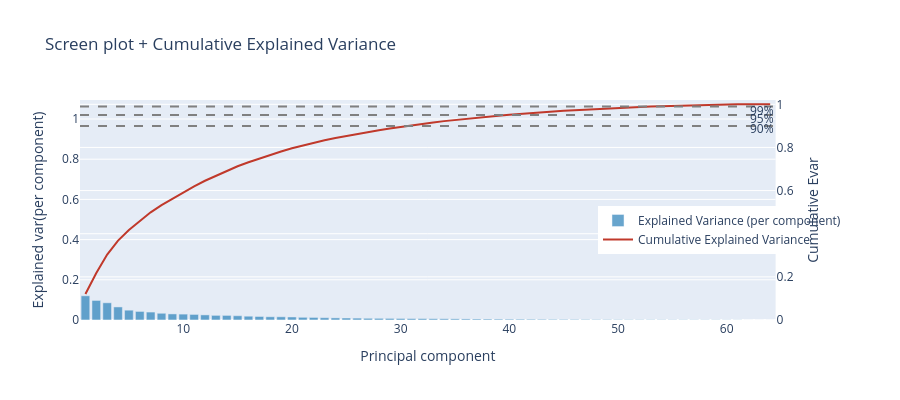

This figure's notebook cell:
### Markdown cell above
### 3.2 Examine Explained and cumulative Variance

### Code cell
fig = make_subplots(specs=[[{"secondary_y": True}]])

# For Explained Variance
fig.add_trace(go.Bar(
    x=variance_df["Components"], y=variance_df["Explained variance"],
    name="Explained Variance (per component)", marker_color="#2980b9",opacity=0.7
), secondary_y=False)

# For Cumulative Explained Variance
fig.add_trace(go.Scatter(
    x=variance_df["Components"], y=variance_df["Cumulative variance"],
    name="Cumulative Explained Variance",line=dict(color="#c0392b", width=2), marker=dict(size=4)
    ), secondary_y=True)

# Add horizontal lines at 90%, 95%, and 99%
for pct in [0.90, 0.95, 0.99]:
    fig.add_hline(y=pct, line_dash="dash", line_color="gray",
                annotation_text=f"{int(pct*100)}%", secondary_y=True)

# Add title and annotations
fig.update_layout(title="Screen plot + Cumulative Explained Variance",
                xaxis_title='Principal component', height=400,
                hovermode="x unified", legend=dict(x=0.7, y=0.3))

# Update y-axis titles and range for secondary axes
fig.update_yaxes(title_text="Explained var(per component)", secondary_y=False)
fig.update_yaxes(title_text="Cumulative Evar", secondary_y=True, range=[0, 1.02])
fig.show()

### Figure 1 — Plotly figure (JSON) as saved in the notebook; plotly's stock layout.template omitted (floating-point values rounded to 4 significant figures)
{"data": [{"marker": {"color": "#2980b9"}, "name": "Explained Variance (per component)", "opacity": 0.7, "type": "bar", "x": [1, 2, 3, 4, 5, 6, 7, 8, 9, 10, 11, 12, 13, 14, 15, 16, 17, 18, 19, 20, 21, 22, 23, 24, 25, 26, 27, 28, 29, 30, 31, 32, 33, 34, 35, 36, 37, 38, 39, 40, 41, 42, 43, 44, 45, 46, 47, 48, 49, 50, 51, 52, 53, 54, 55, 56, 57, 58, 59, 60, 61, 62, 63, 64], "xaxis": "x", "y": [0.1204, 0.09733, 0.08562, 0.06494, 0.04888, 0.04264, 0.03949, 0.0335, 0.03024, 0.02932, 0.02772, 0.02545, 0.02303, 0.02284, 0.02122, 0.01896, 0.01747, 0.01604, 0.01585, 0.01509, 0.0134, 0.01273, 0.01138, 0.01043, 0.009854, 0.009374, 0.008532, 0.008363, 0.007971, 0.007575, 0.007004, 0.006903, 0.006429, 0.006129, 0.005743, 0.005377, 0.005027, 0.004761, 0.004519, 0.004297, 0.004106, 0.003889, 0.003587, 0.003367, 0.003183, 0.003075, 0.002818, 0.002708, 0.002533, 0.00228, 0.002154, 0.001919, 0.001875, 0.001793, 0.001606, 0.001533, 0.001431, 0.001288, 0.001232, 0.001036, 0.0007805, 2.691e-18, 7.74e-20, 0.0], "yaxis": "y"}, {"line": {"color": "#c0392b", "width": 2}, "marker": {"size": 4}, "name": "Cumulative Explained Variance", "type": "scatter", "x": [1, 2, 3, 4, 5, 6, 7, 8, 9, 10, 11, 12, 13, 14, 15, 16, 17, 18, 19, 20, 21, 22, 23, 24, 25, 26, 27, 28, 29, 30, 31, 32, 33, 34, 35, 36, 37, 38, 39, 40, 41, 42, 43, 44, 45, 46, 47, 48, 49, 50, 51, 52, 53, 54, 55, 56, 57, 58, 59, 60, 61, 62, 63, 64], "xaxis": "x", "y": [0.1204, 0.2177, 0.3033, 0.3683, 0.4171, 0.4598, 0.4993, 0.5328, 0.563, 0.5923, 0.6201, 0.6455, 0.6685, 0.6914, 0.7126, 0.7315, 0.749, 0.7651, 0.7809, 0.796, 0.8094, 0.8221, 0.8335, 0.844, 0.8538, 0.8632, 0.8717, 0.8801, 0.888, 0.8956, 0.9026, 0.9095, 0.916, 0.9221, 0.9278, 0.9332, 0.9382, 0.943, 0.9475, 0.9518, 0.9559, 0.9598, 0.9634, 0.9668, 0.9699, 0.973, 0.9758, 0.9785, 0.9811, 0.9834, 0.9855, 0.9874, 0.9893, 0.9911, 0.9927, 0.9942, 0.9957, 0.997, 0.9982, 0.9992, 1.0, 1.0, 1.0, 1.0], "yaxis": "y2"}], "layout": {"annotations": [{"showarrow": false, "text": "90%", "x": 1, "xanchor": "right", "xref": "x domain", "y": 0.9, "yanchor": "bottom", "yref": "y"}, {"showarrow": false, "text": "95%", "x": 1, "xanchor": "right", "xref": "x domain", "y": 0.95, "yanchor": "bottom", "yref": "y"}, {"showarrow": false, "text": "99%", "x": 1, "xanchor": "right", "xref": "x domain", "y": 0.99, "yanchor": "bottom", "yref": "y"}], "height": 400, "hovermode": "x unified", "legend": {"x": 0.7, "y": 0.3}, "shapes": [{"line": {"color": "gray", "dash": "dash"}, "type": "line", "x0": 0, "x1": 1, "xref": "x domain", "y0": 0.9, "y1": 0.9, "yref": "y2"}, {"line": {"color": "gray", "dash": "dash"}, "type": "line", "x0": 0, "x1": 1, "xref": "x domain", "y0": 0.95, "y1": 0.95, "yref": "y2"}, {"line": {"color": "gray", "dash": "dash"}, "type": "line", "x0": 0, "x1": 1, "xref": "x domain", "y0": 0.99, "y1": 0.99, "yref": "y2"}], "title": {"text": "Screen plot + Cumulative Explained Variance"}, "xaxis": {"anchor": "y", "domain": [0, 0.94], "title": {"text": "Principal component"}}, "yaxis": {"anchor": "x", "domain": [0, 1], "title": {"text": "Explained var(per component)"}}, "yaxis2": {"anchor": "x", "overlaying": "y", "range": [0, 1.02], "side": "right", "title": {"text": "Cumulative Evar"}}}}
